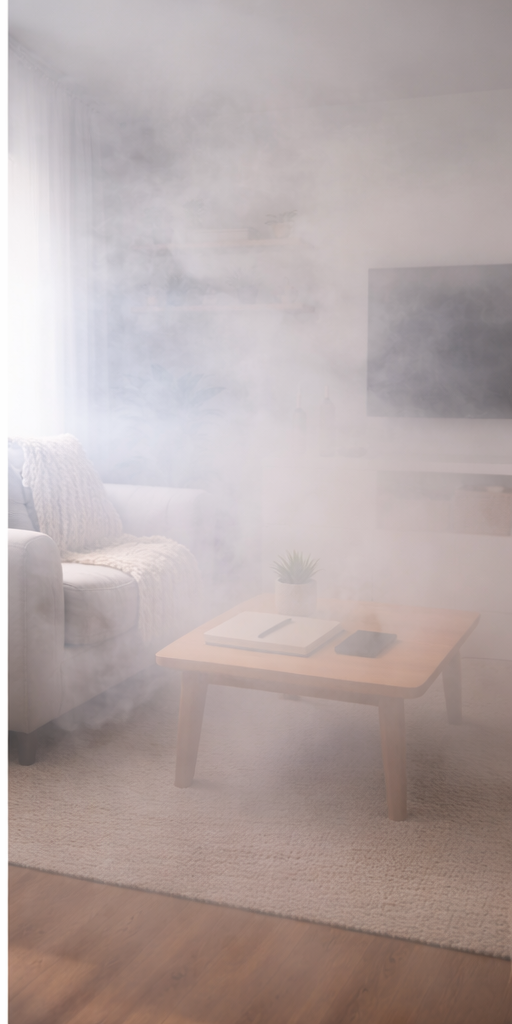
#> input picture homework/tema28/RealTimeSurveillanceSystem/Combined_System/smoke_test_images2/smoke_3.png, 512 x 1024 px, given in place of the camera
$ python segment_3_combined_system.py
#> lines starting #> are read from the running program, lines starting #| are printed output that depends on the picture; after the words box and inside, x2 and y2 are one past the last pixel; in counts of white or black regions, pixels touching at a corner belong together
import cv2
import numpy as np
from datetime import datetime
import os
from pathlib import Path

# ============================================================================
# PHASE 0: INPUT SOURCE SELECTION
# ============================================================================

print("="*70)
print("🎥 SURVEILLANCE SYSTEM - MOTION + SMOKE DETECTION (SEGMENT 3)")
print("="*70)
print("\n📹 Select input source:\n")
print("   1. Webcam (live feed)")
print("   2. Video file (MP4, AVI, MOV, etc.)")
print("   3. Image sequence (folder with images)")
print("   4. Single image (static, looped)")
print()

choice = input("Enter choice (1-4): ").strip()
#> the answer given: 1

cap = None
frame_count = 0
is_image_source = False
images = []
image_index = 0

if choice == "1":
    print("\n🎥 Opening webcam...")
    cap = cv2.VideoCapture(0)
    if not cap.isOpened():
        print("❌ Error: Could not open webcam!")
        exit()
    cap.set(cv2.CAP_PROP_FRAME_WIDTH, 640)
    cap.set(cv2.CAP_PROP_FRAME_HEIGHT, 480)
    cap.set(cv2.CAP_PROP_FPS, 30)
    print("✅ Webcam opened successfully")
    source_name = "Webcam"

elif choice == "2":
    video_path = input("\n📁 Enter video file path: ").strip()
    if not os.path.exists(video_path):
        print(f"❌ Error: File not found: {video_path}")
        exit()
    print(f"\n🎥 Opening video: {video_path}")
    cap = cv2.VideoCapture(video_path)
    if not cap.isOpened():
        print("❌ Error: Could not open video file!")
        exit()
    fps = cap.get(cv2.CAP_PROP_FPS)
    total_frames = int(cap.get(cv2.CAP_PROP_FRAME_COUNT))
    width = int(cap.get(cv2.CAP_PROP_FRAME_WIDTH))
    height = int(cap.get(cv2.CAP_PROP_FRAME_HEIGHT))
    print(f"✅ Video opened successfully")
    print(f"   FPS: {fps:.1f}, Frames: {total_frames}, Size: {width}×{height}")
    source_name = f"Video: {Path(video_path).name}"

elif choice == "3":
    folder_path = input("\n📁 Enter folder path with images: ").strip()
    if not os.path.isdir(folder_path):
        print(f"❌ Error: Folder not found: {folder_path}")
        exit()
    image_extensions = ('.jpg', '.jpeg', '.png', '.bmp', '.tiff')
    image_files = sorted([
        os.path.join(folder_path, f)
        for f in os.listdir(folder_path)
        if f.lower().endswith(image_extensions)
    ])
    if not image_files:
        print(f"❌ Error: No images found in {folder_path}")
        exit()
    print(f"\n📂 Loading {len(image_files)} images...")
    loaded_images = []
    for img_path in image_files:
        img = cv2.imread(img_path)
        if img is not None:
            loaded_images.append(img)
            print(f"   ✅ {os.path.basename(img_path)}")
    if not loaded_images:
        print(f"❌ Error: No images could be loaded")
        exit()
    images = loaded_images
    is_image_source = True
    source_name = f"Image sequence ({len(images)} images)"

elif choice == "4":
    image_path = input("\n📁 Enter image file path: ").strip()
    if not os.path.exists(image_path):
        print(f"❌ Error: File not found: {image_path}")
        exit()
    img = cv2.imread(image_path)
    if img is None:
        print("❌ Error: Could not load image!")
        exit()
    images = [img]
    is_image_source = True
    source_name = f"Image: {Path(image_path).name}"

else:
    print("❌ Invalid choice!")
    exit()

print(f"\n📊 Source: {source_name}\n")

# ============================================================================
# PHASE 1: CONFIGURATION
# ============================================================================

print("="*70)
print("⚙️  CONFIGURATION")
print("="*70)

# MOTION DETECTION parameters
MOTION_THRESHOLD = 2000
MIN_CONTOUR_AREA = 1000
BLUR_KERNEL = (21, 21)
DILATE_KERNEL = np.ones((5, 5), np.uint8)

# SMOKE DETECTION parameters
LOWER_SMOKE = np.array([0, 0, 200])
UPPER_SMOKE = np.array([180, 50, 255])
SMOKE_AREA_THRESHOLD = 5000
SMOKE_HISTORY_SIZE = 10
SMOKE_GROWTH_THRESHOLD = 1.3

print(f"\nMotion Detection:")
print(f"   Threshold: {MOTION_THRESHOLD} pixels")
print(f"   Min object: {MIN_CONTOUR_AREA} pixels")

print(f"\nSmoke Detection:")
print(f"   Min area: {SMOKE_AREA_THRESHOLD} pixels")
print(f"   Growth threshold: {SMOKE_GROWTH_THRESHOLD}x")

# Initialize frames
if not is_image_source:
    ret, previous_frame = cap.read()
#> previous_frame is the input picture: shape (1024, 512, 3); mean B, G, R 164.8, 166.2, 179.5
    if not ret:
        print("❌ Error: Could not read first frame!")
        exit()
else:
    previous_frame = images[0]
    ret = True

previous_gray = cv2.cvtColor(previous_frame, cv2.COLOR_BGR2GRAY)
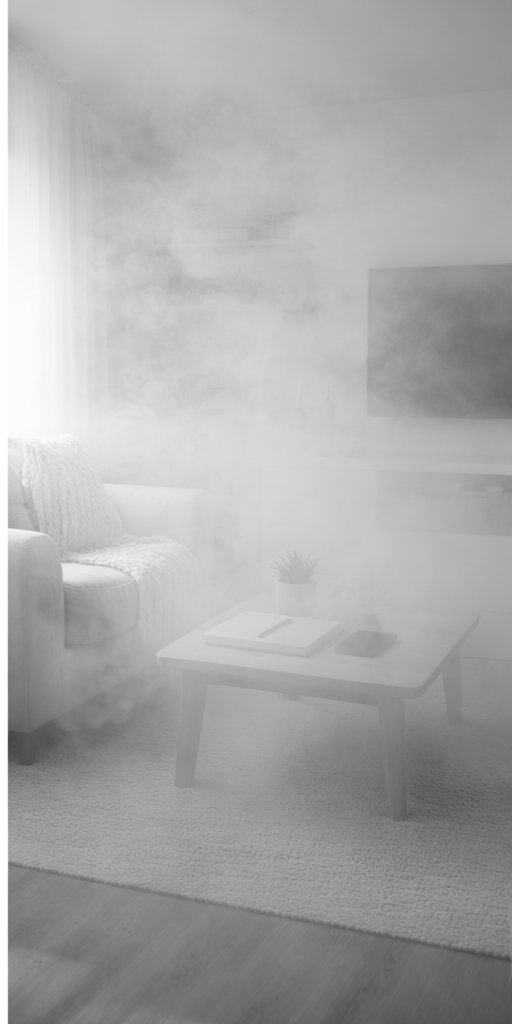
#> previous_gray: shape (1024, 512); min 64, max 254, mean 170
previous_gray = cv2.GaussianBlur(previous_gray, BLUR_KERNEL, 0)

# Tracking
smoke_area_history = []
events_log = []

print(f"\n{'='*70}")
print("🎯 SYSTEM READY - DUAL DETECTION ACTIVE")
print(f"{'='*70}")
print("\n🎬 Motion + Smoke Detection Running...")
print("   Press 'q' to quit, 's' to save log\n")

# ============================================================================
# HELPER FUNCTION
# ============================================================================

def save_event_log(events, output_dir='surveillance_events'):
    """Save unified event log"""
    os.makedirs(output_dir, exist_ok=True)
    timestamp = datetime.now().strftime("%Y%m%d_%H%M%S")
    log_file = f'{output_dir}/surveillance_log_{timestamp}.txt'

    with open(log_file, 'w') as f:
        f.write("="*70 + "\n")
        f.write("SURVEILLANCE SYSTEM - UNIFIED EVENT LOG\n")
        f.write("="*70 + "\n\n")
        f.write(f"Total events: {len(events)}\n")
        f.write(f"Generated: {datetime.now().strftime('%Y-%m-%d %H:%M:%S')}\n\n")
        f.write("-"*70 + "\n")

        for i, event in enumerate(events, 1):
            f.write(f"\nEvent #{i}: {event['type']}\n")
            f.write(f"  Timestamp: {event['timestamp']}\n")
            f.write(f"  Frame: {event['frame']}\n")

            if event['type'] == 'MOTION':
                f.write(f"  Changed pixels: {event['changed_pixels']}\n")
                f.write(f"  Objects: {event['objects']}\n")
            elif event['type'] == 'FIRE':
                f.write(f"  Smoke area: {event['smoke_pixels']} px\n")
                f.write(f"  Growth rate: {event['growth_rate']:.2f}x\n")

    print(f"✅ Log saved: {log_file}")

# ============================================================================
# PHASE 2: MAIN DETECTION LOOP
# ============================================================================

try:
    while True:
        # Get frame
        if not is_image_source:
            ret, current_frame = cap.read()
            if not ret:
                print("\n✅ Stream ended")
                break
        else:
            current_frame = images[image_index].copy()
            image_index = (image_index + 1) % len(images)

        frame_count += 1
        display_frame = current_frame.copy()

        # ===================================================================
        # MOTION DETECTION
        # ===================================================================

        current_gray = cv2.cvtColor(current_frame, cv2.COLOR_BGR2GRAY)
        current_gray = cv2.GaussianBlur(current_gray, BLUR_KERNEL, 0)

        frame_diff = cv2.absdiff(previous_gray, current_gray)
#> frame_diff: shape (1024, 512); every value is 0
        _, thresh = cv2.threshold(frame_diff, 30, 255, cv2.THRESH_BINARY)
        dilated = cv2.dilate(thresh, DILATE_KERNEL, iterations=2)

        contours, _ = cv2.findContours(dilated, cv2.RETR_TREE, cv2.CHAIN_APPROX_SIMPLE)
#> contours = []

        motion_contours = []
        total_changed_pixels = 0

        for contour in contours:
            area = cv2.contourArea(contour)
            if area > MIN_CONTOUR_AREA:
                motion_contours.append(contour)
                total_changed_pixels += area
#> this loop made 0 passes
#> after the loop, motion_contours = []; total_changed_pixels = 0

        motion_detected = total_changed_pixels > MOTION_THRESHOLD
#> motion_detected = False

        # ===================================================================
        # SMOKE DETECTION
        # ===================================================================

        hsv = cv2.cvtColor(current_frame, cv2.COLOR_BGR2HSV)
#> hsv: shape (1024, 512, 3); mean H, S, V 71.4, 27.7, 180.2
        smoke_mask = cv2.inRange(hsv, LOWER_SMOKE, UPPER_SMOKE)
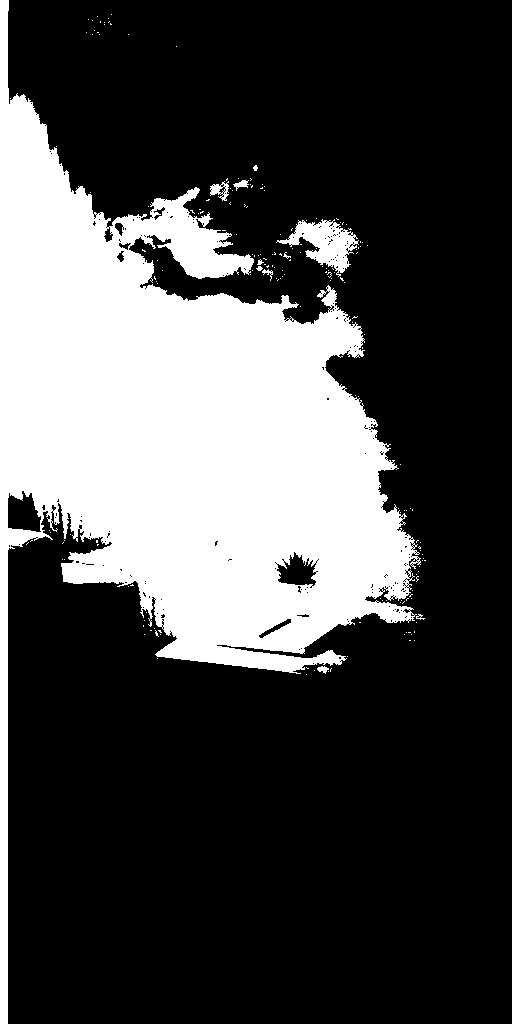
#> smoke_mask: shape (1024, 512); 28.2% white; 186 white regions (175 under 20 px), largest, box (x1, y1, x2, y2) and area: (0, 0, 421, 1024) 144919, (276, 219, 359, 277) 2024, (210, 181, 229, 201) 189

        kernel = np.ones((5, 5), np.uint8)
        smoke_mask = cv2.morphologyEx(smoke_mask, cv2.MORPH_OPEN, kernel)
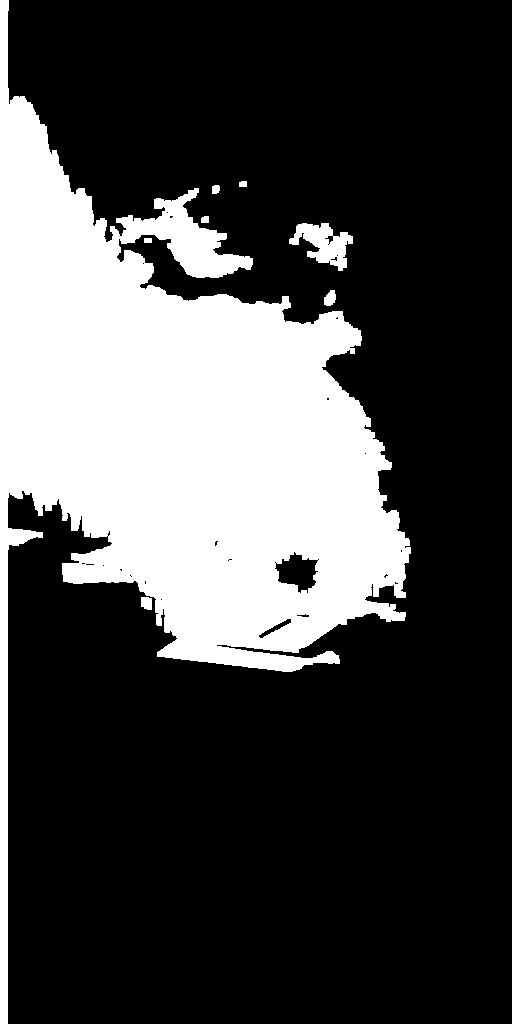
#> smoke_mask: shape (1024, 512); 27.4% white; 8 white regions, largest, box (x1, y1, x2, y2) and area: (0, 0, 411, 1024) 141552, (289, 223, 353, 271) 1557, (324, 290, 336, 306) 144
        smoke_mask = cv2.morphologyEx(smoke_mask, cv2.MORPH_CLOSE, kernel)
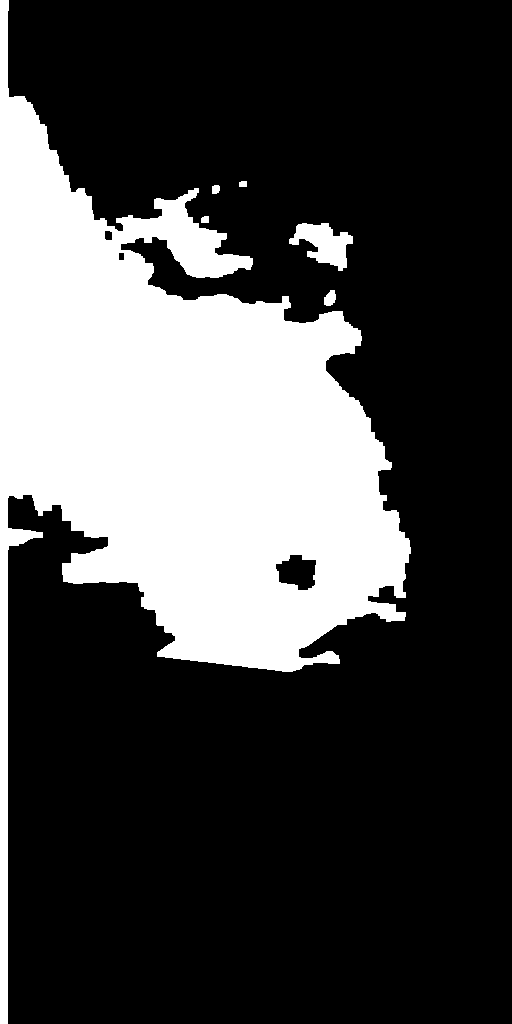
#> smoke_mask: shape (1024, 512); 27.6% white; 6 white regions, box (x1, y1, x2, y2) and area: (0, 0, 411, 1024) 142853, (289, 223, 353, 271) 1635, (324, 290, 336, 306) 144, (212, 185, 220, 194) 64, (201, 216, 209, 223) 52, (239, 181, 247, 187) 46

        smoke_pixels = np.sum(smoke_mask > 0)
#> smoke_pixels = 144794
        smoke_area_history.append(smoke_pixels)

        if len(smoke_area_history) > SMOKE_HISTORY_SIZE:
            smoke_area_history.pop(0)

        growth_rate = 1.0
        if len(smoke_area_history) >= 5:
            recent_avg = np.mean(smoke_area_history[-5:])
            old_avg = np.mean(smoke_area_history[:5])
            if old_avg > 0:
                growth_rate = recent_avg / old_avg

        fire_detected = smoke_pixels > SMOKE_AREA_THRESHOLD or \
                       (len(smoke_area_history) >= 5 and growth_rate > SMOKE_GROWTH_THRESHOLD)
#> fire_detected = True

        # ===================================================================
        # ALERT LOGIC - PRIORITY SYSTEM
        # ===================================================================

        # FIRE has priority over motion
        if fire_detected:
            timestamp = datetime.now().strftime("%Y-%m-%d %H:%M:%S")
            events_log.append({
                'timestamp': timestamp,
                'frame': frame_count,
                'type': 'FIRE',
                'smoke_pixels': smoke_pixels,
                'growth_rate': growth_rate
            })

            print(f"🔥 FIRE ALERT! [{timestamp}] Frame {frame_count}")

            # Red/orange border + text
            cv2.rectangle(display_frame, (0, 0),
                         (display_frame.shape[1], display_frame.shape[0]),
                         (0, 100, 255), 25)
            cv2.putText(display_frame, "!!! FIRE EMERGENCY !!!",
                       (30, 80), cv2.FONT_HERSHEY_SIMPLEX, 3, (0, 100, 255), 5)

        elif motion_detected:
            timestamp = datetime.now().strftime("%Y-%m-%d %H:%M:%S")
            events_log.append({
                'timestamp': timestamp,
                'frame': frame_count,
                'type': 'MOTION',
                'changed_pixels': int(total_changed_pixels),
                'objects': len(motion_contours)
            })

            print(f"⚠️  MOTION DETECTED [{timestamp}] Frame {frame_count}")

            # Yellow border + text (less severe than fire)
            cv2.rectangle(display_frame, (0, 0),
                         (display_frame.shape[1], display_frame.shape[0]),
                         (0, 255, 255), 20)
            cv2.putText(display_frame, "!!! MOTION ALERT !!!",
                       (50, 100), cv2.FONT_HERSHEY_SIMPLEX, 2.5, (0, 255, 255), 4)

            # Draw motion boxes
            for i, contour in enumerate(motion_contours):
                x, y, w, h = cv2.boundingRect(contour)
                cv2.rectangle(display_frame, (x, y), (x+w, y+h), (0, 255, 0), 2)

        # ===================================================================
        # DISPLAY INFO (Always show status)
        # ===================================================================

        if fire_detected:
            status = "🔥 FIRE ALERT"
            status_color = (0, 100, 255)
        elif motion_detected:
            status = "⚠️  MOTION"
            status_color = (0, 255, 255)
        else:
            status = "🟢 MONITORING"
            status_color = (0, 255, 0)

        cv2.putText(display_frame, status, (10, 30),
                   cv2.FONT_HERSHEY_SIMPLEX, 0.9, status_color, 2)

        # Stats
        cv2.putText(display_frame, f"Motion: {int(total_changed_pixels)}px | Smoke: {int(smoke_pixels)}px",
                   (10, 70), cv2.FONT_HERSHEY_SIMPLEX, 0.6, (255, 255, 255), 2)
        cv2.putText(display_frame, f"Frame: {frame_count}",
                   (display_frame.shape[1] - 250, 30),
                   cv2.FONT_HERSHEY_SIMPLEX, 0.6, (255, 255, 255), 2)
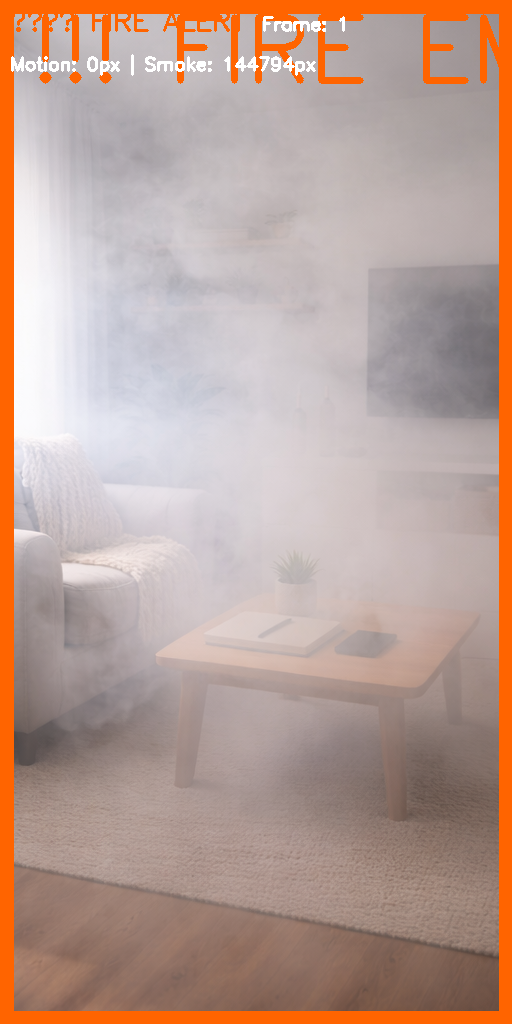
#> display_frame: shape (1024, 512, 3); mean B, G, R 150, 160.4, 186.9

        # ===================================================================
        # SAVE SNAPSHOT
        # ===================================================================

        if motion_detected or fire_detected:
            os.makedirs('surveillance_events', exist_ok=True)
            timestamp_file = datetime.now().strftime("%Y%m%d_%H%M%S")
            alert_type = "fire" if fire_detected else "motion"
#> alert_type = 'fire'
            filename = f'surveillance_events/{alert_type}_{timestamp_file}_frame{frame_count}.jpg'
            cv2.imwrite(filename, display_frame)

        # ===================================================================
        # DISPLAY & INPUT
        # ===================================================================

        cv2.imshow('🎥 SURVEILLANCE SYSTEM - MOTION + SMOKE', display_frame)

        if is_image_source:
            delay_ms = 500
        else:
            delay_ms = 1

        key = cv2.waitKey(delay_ms) & 0xFF
#> (key q is pressed here)

        if key == ord('q'):
            print("\n⏹️  Stopping system...")
            break
        elif key == ord('s'):
            print("\n💾 Saving log...")
            save_event_log(events_log)

        previous_gray = current_gray

except KeyboardInterrupt:
    print("\n⏹️  Interrupted by user")

finally:
    # ========================================================================
    # SUMMARY
    # ========================================================================

    print("\n" + "="*70)
    print("📊 FINAL REPORT")
    print("="*70)

    print(f"\nFrames processed: {frame_count}")
    print(f"Total events: {len(events_log)}")
#| Total events: 1

    if events_log:
        motion_events = sum(1 for e in events_log if e['type'] == 'MOTION')
#> motion_events = 0
        fire_events = sum(1 for e in events_log if e['type'] == 'FIRE')
#> fire_events = 1

        print(f"\nEvent breakdown:")
        print(f"   Motion alerts: {motion_events}")
#|    Motion alerts: 0
        print(f"   Fire alerts: {fire_events}")
#|    Fire alerts: 1
        print(f"\nFirst event: {events_log[0]['timestamp']}")
#| First event: 2026-11-21 01:33:09
        print(f"Last event: {events_log[-1]['timestamp']}")
#| Last event: 2026-11-21 01:33:09

        save_choice = input("\n💾 Save event log? (y/n): ").strip().lower()
#> the answer given: out.png
        if save_choice == 'y':
            save_event_log(events_log)

    if not is_image_source:
        cap.release()
    cv2.destroyAllWindows()

    print("\n✅ Surveillance system stopped")
    print("="*70)
